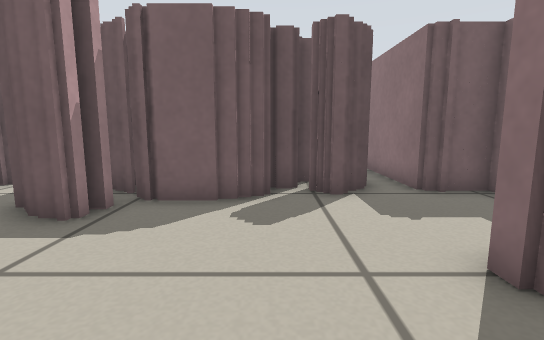
View 1 (above)

16 first-person views from a walk through a world built for the Player/Stage simulator. The camera is 0.39 m above the floor, tilts 8° down and sees 85° across. The lines on the ground mark 1 m squares. The floor is counted in squares, 0.25 m on a side. Each view is taken from the middle of a square. On the plan, view 1 faces up. The plan holds only what a view shows up to about 15 squares ahead; the rest is blank. The place goes on beyond the plan. Robots are left out.

View 2
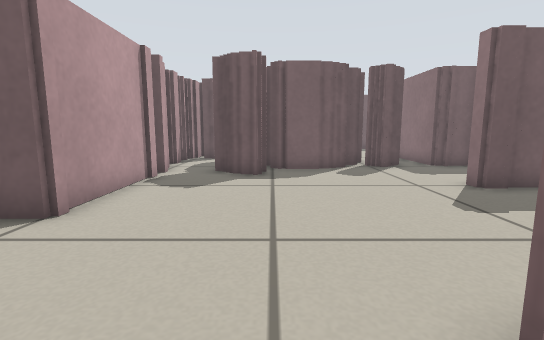

View 3
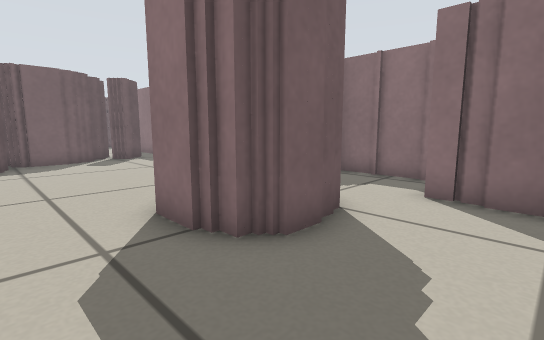

View 4
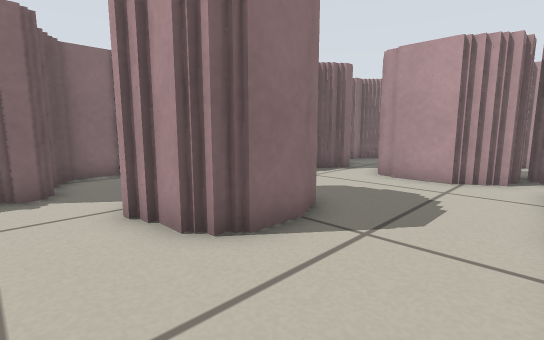

View 5
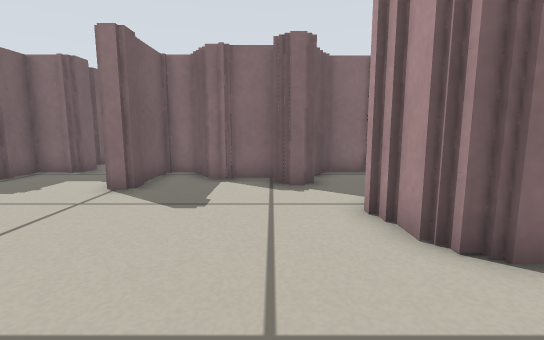

View 6
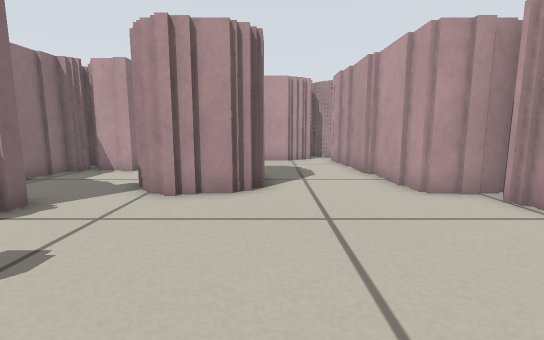

View 7
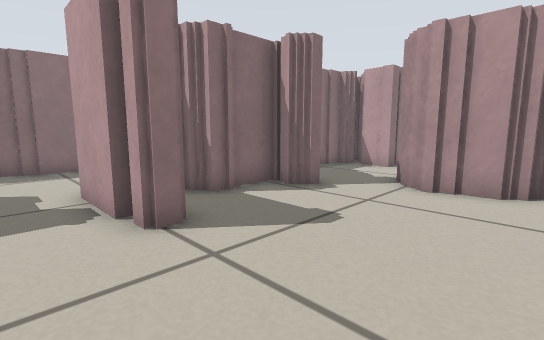

View 8
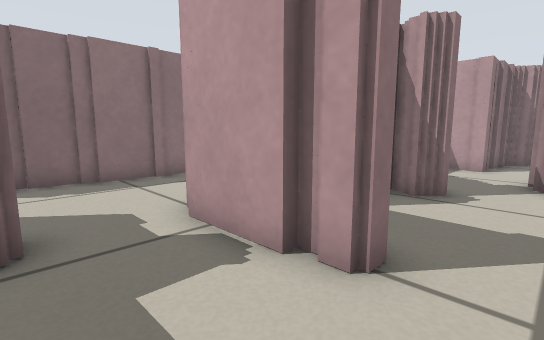

View 9
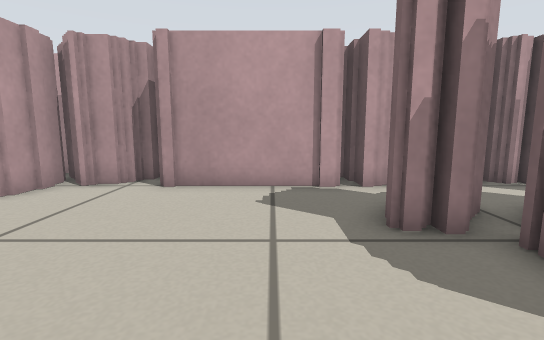

View 10
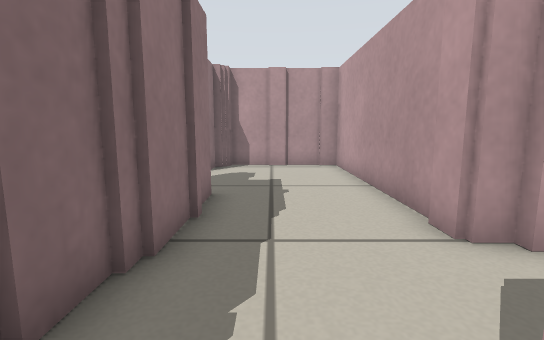

View 11
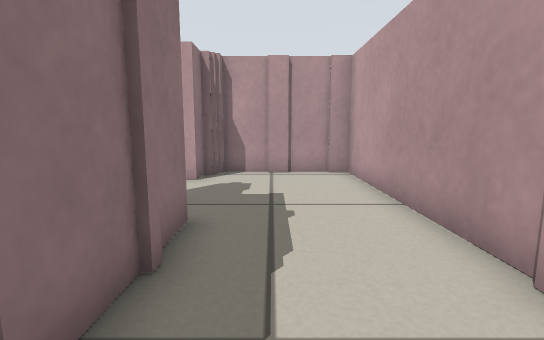

View 12
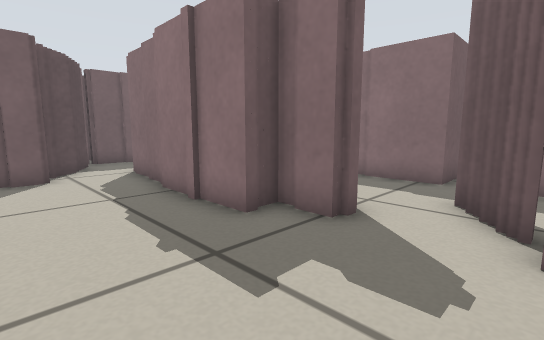

View 13
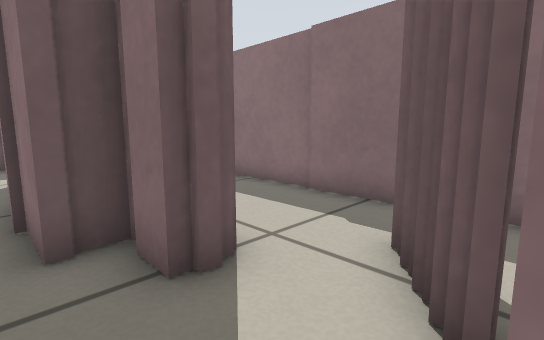

View 14
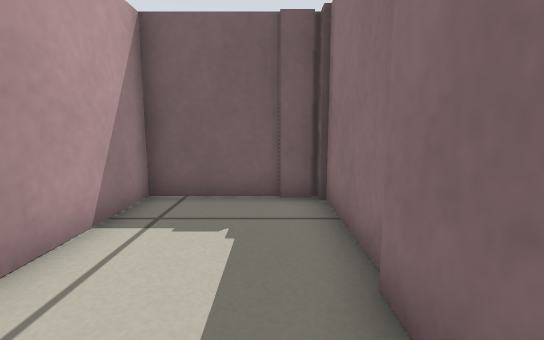

View 15
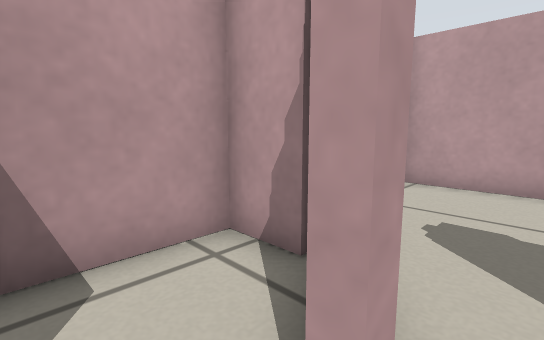

View 16
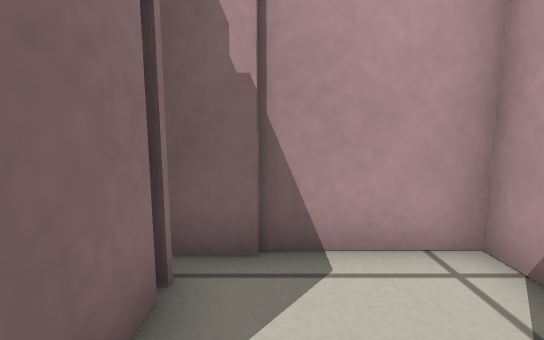

### Floor plan
Key: @ floor where view 1 was taken; # wall or solid block; . floor; T thing the floor can be seen under or through.
Columns run from 8 left of view 1 to 16 right of it. Each row starts with its distance up from view 1.
 13                    #
 12                    #
 11                    ##
 10 ###               ###
  9 #..         #    ##..
  8 ##..#   #####   ##..
  7  #. #######.#####..#
  6  #.#####.....####..#
  5 ##..##.............######
  4  #.................##...#
  3  #.........####...###...#
  2  #...........##...###...#
  1  #..........###...###...#
  0 ##......@...###...###...#
 -1 #..........####....##...#
 -2 ##.........####.........#
 -3 ###....###...##.....TT#.#
 -4 ### ..#####...#....TT...#
 -5   # ..## # .. # ...##...#
 -6   ##...###...############
 -7    #.......####
 -8    #.......####
 -9    #.......###
-10    #..##..##
-11    ########

Positions as (right, up) in squares from view 1, and headings:
1: (0, 0), facing up
2: (-3, -5), facing up
3: (-4, -9), facing up-right
4: (-5, -1), facing down-right
5: (-5, -1), facing right
6: (-2, 4), facing down
7: (-2, 5), facing down-right
8: (1, 6), facing down-right
9: (1, 3), facing left
10: (9, 7), facing down
11: (9, 5), facing down
12: (7, -4), facing up-right
13: (10, -4), facing up-right
14: (15, -2), facing up
15: (15, -2), facing down-left
16: (15, -2), facing down
